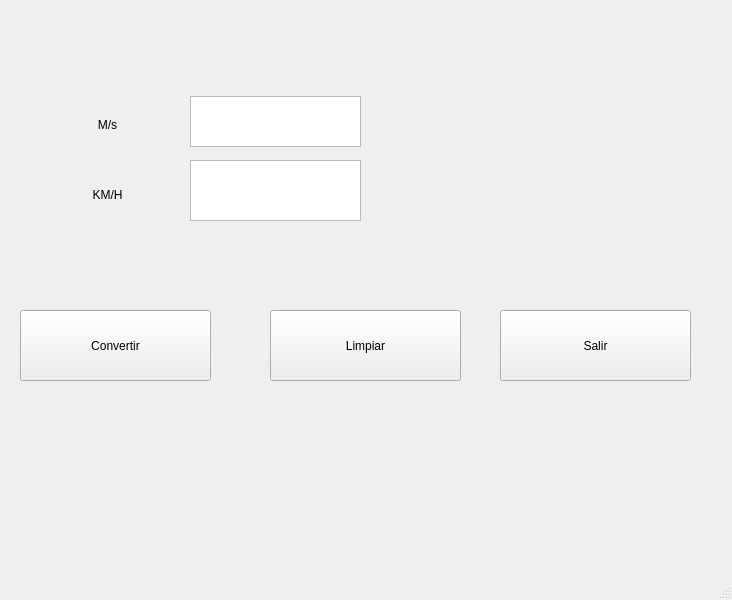
<?xml version="1.0" encoding="UTF-8"?>
<ui version="4.0">
 <class>MainWindow</class>
 <widget class="QMainWindow" name="MainWindow">
  <property name="geometry">
   <rect>
    <x>0</x>
    <y>0</y>
    <width>732</width>
    <height>600</height>
   </rect>
  </property>
  <property name="windowTitle">
   <string>conversor</string>
  </property>
  <widget class="QWidget" name="centralwidget">
   <widget class="QPushButton" name="btn_calc">
    <property name="geometry">
     <rect>
      <x>20</x>
      <y>310</y>
      <width>191</width>
      <height>71</height>
     </rect>
    </property>
    <property name="text">
     <string>Convertir</string>
    </property>
   </widget>
   <widget class="QTextEdit" name="valor_1">
    <property name="geometry">
     <rect>
      <x>190</x>
      <y>96</y>
      <width>171</width>
      <height>51</height>
     </rect>
    </property>
   </widget>
   <widget class="QTextEdit" name="valor_2">
    <property name="geometry">
     <rect>
      <x>190</x>
      <y>160</y>
      <width>171</width>
      <height>61</height>
     </rect>
    </property>
   </widget>
   <widget class="QPushButton" name="btn_clean">
    <property name="geometry">
     <rect>
      <x>270</x>
      <y>310</y>
      <width>191</width>
      <height>71</height>
     </rect>
    </property>
    <property name="text">
     <string>Limpiar</string>
    </property>
   </widget>
   <widget class="QPushButton" name="btn_exit">
    <property name="geometry">
     <rect>
      <x>500</x>
      <y>310</y>
      <width>191</width>
      <height>71</height>
     </rect>
    </property>
    <property name="text">
     <string>Salir</string>
    </property>
   </widget>
   <widget class="QLabel" name="label">
    <property name="geometry">
     <rect>
      <x>80</x>
      <y>110</y>
      <width>55</width>
      <height>31</height>
     </rect>
    </property>
    <property name="styleSheet">
     <string notr="true">font: 75 10pt &quot;MS Shell Dlg 2&quot;;</string>
    </property>
    <property name="text">
     <string>&lt;html&gt;&lt;head/&gt;&lt;body&gt;&lt;p align=&quot;center&quot;&gt;M/s&lt;/p&gt;&lt;/body&gt;&lt;/html&gt;</string>
    </property>
   </widget>
   <widget class="QLabel" name="label_1">
    <property name="geometry">
     <rect>
      <x>80</x>
      <y>180</y>
      <width>55</width>
      <height>31</height>
     </rect>
    </property>
    <property name="styleSheet">
     <string notr="true">font: 75 10pt &quot;MS Shell Dlg 2&quot;;</string>
    </property>
    <property name="text">
     <string>&lt;html&gt;&lt;head/&gt;&lt;body&gt;&lt;p align=&quot;center&quot;&gt;KM/H&lt;/p&gt;&lt;/body&gt;&lt;/html&gt;</string>
    </property>
   </widget>
  </widget>
  <widget class="QStatusBar" name="statusbar"/>
 </widget>
 <resources/>
 <connections/>
</ui>
